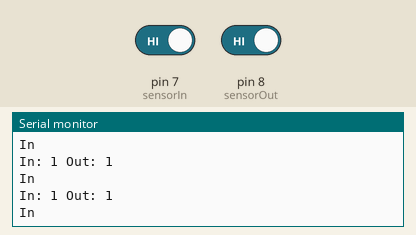
Recording of a sketch running on a simulated Arduino Uno, built with avr-gcc and run on an emulated ATmega328P. On the bench: the last lines printed to the serial monitor. Inputs (shaded band) come from the test bench; at power-on: pin 7 (sensorIn) HIGH, pin 8 (sensorOut) HIGH.

Above: at 1.2 s.
1.3 s: pin 7 (sensorIn) driven LOW
At 1.56 s:
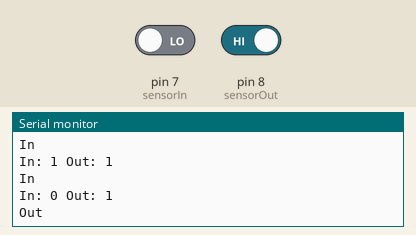
3.1 s: pin 8 (sensorOut) driven LOW
4.6 s: pin 7 (sensorIn) driven HIGH
At 4.76 s:
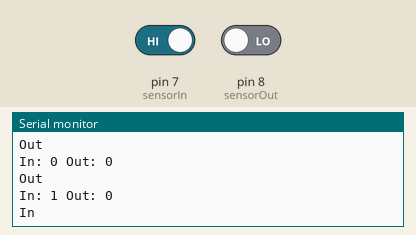

Measured:
- after the input at 1.3 s, the serial monitor: prints a new line after 0.10 s (image 1)
- after the input at 4.6 s, the serial monitor: prints a new line at once (image 2)

The sketch:

HongNgoai.ino
```cpp
int sensorIn = 7;
int sensorOut = 8;

int valueSensorIn;
int valueSensorOut;

int statusInOut = 0;

void setup()
{
  Serial.begin(115200);

  pinMode(sensorIn, INPUT);
  pinMode(sensorOut, INPUT);
}

void loop()
{
  valueSensorIn = digitalRead(sensorIn);
  valueSensorOut = digitalRead(sensorOut);
  if (valueSensorIn == 0) {
    statusInOut = 1;
  } else if (valueSensorOut == 0) {
    statusInOut = 0;
  }

  Serial.print("In: ");
  Serial.print(valueSensorIn);
  Serial.print(" Out: ");
  Serial.println(valueSensorOut);
  if (statusInOut == 0) {
    Serial.println("In");
  } else if (statusInOut == 1) {
    Serial.println("Out");
  }
  delay(200);
}
```
